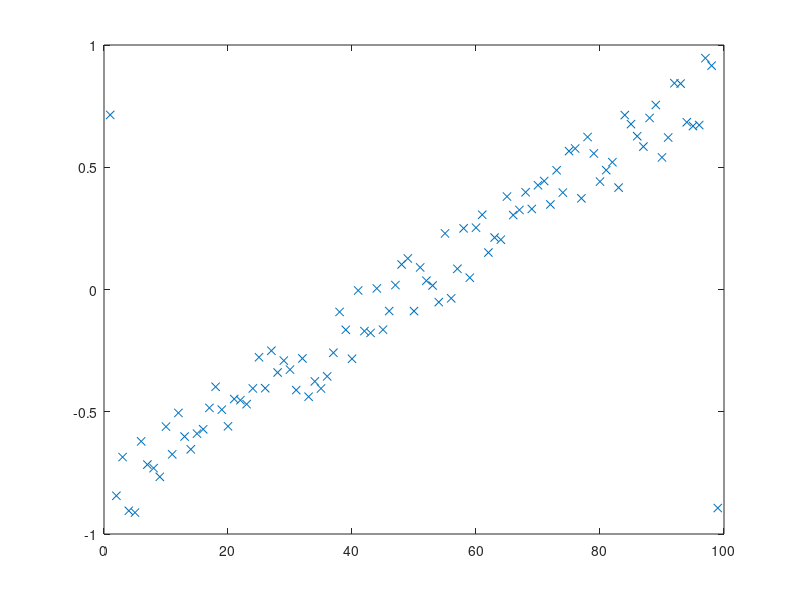

Here is the MATLAB script that generated this plot: (Note: this script raises an error after producing the figure.)
% script <a href="matlab:RR_CocktailSortTest">RR_CocktailSortTest</a>
% Test <a href="matlab:help RR_CocktailSort">RR_CocktailSort</a> on slightly out-of-order data.
% Renaissance Codebase, https://github.com/tbewley/RC/NRchap07
% Copyright 2023 by Thomas Bewley, published under BSD 3-Clause License. 

n=99; n1=(n+1)/2; D=0.85*([1:n]'-n1)/n1+0.15*(2*rand(n,1)-1); D([1 n])=D([n 1]);
close all, plot(D(:,1),'x'), pause(0.5), [D,index]=RR_CocktailSort(D,1,n); plot(D(:,1),'x')

% end script RR_CocktailSortTest
